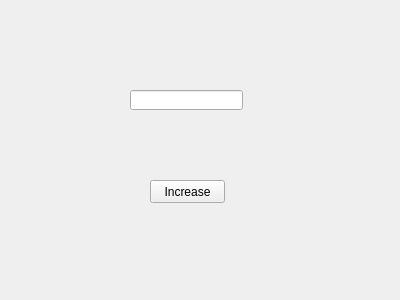
<?xml version="1.0" encoding="UTF-8"?>
<ui version="4.0">
 <class>Widget</class>
 <widget class="QWidget" name="Widget">
  <property name="geometry">
   <rect>
    <x>0</x>
    <y>0</y>
    <width>400</width>
    <height>300</height>
   </rect>
  </property>
  <property name="windowTitle">
   <string>Widget</string>
  </property>
  <widget class="QPushButton" name="pushButton">
   <property name="geometry">
    <rect>
     <x>150</x>
     <y>180</y>
     <width>75</width>
     <height>23</height>
    </rect>
   </property>
   <property name="text">
    <string>Increase</string>
   </property>
  </widget>
  <widget class="QLineEdit" name="lineEdit">
   <property name="geometry">
    <rect>
     <x>130</x>
     <y>90</y>
     <width>113</width>
     <height>20</height>
    </rect>
   </property>
  </widget>
 </widget>
 <layoutdefault spacing="6" margin="11"/>
 <resources/>
 <connections/>
</ui>
